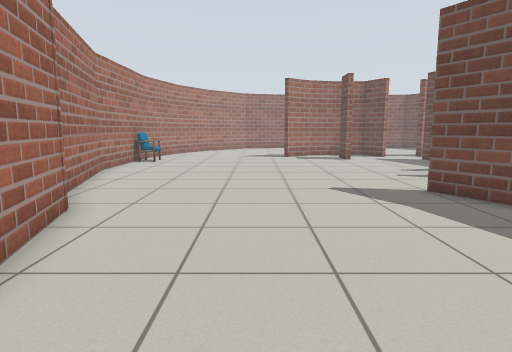
View 1 (above)

21 first-person views from a walk through a Gazebo world. The camera is 0.9 m above the floor, tilts 8° down and sees 75° across. The floor is counted in squares, 0.5 m on a side. Each view is taken from the middle of a square. On the plan, view 1 faces up. The plan holds only what a view shows up to about 17 squares ahead; the rest is blank. The place goes on beyond the plan.

View 2
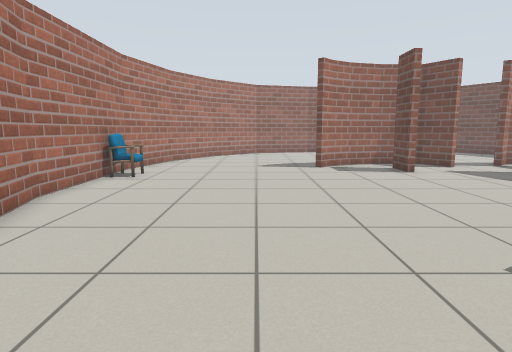

View 3
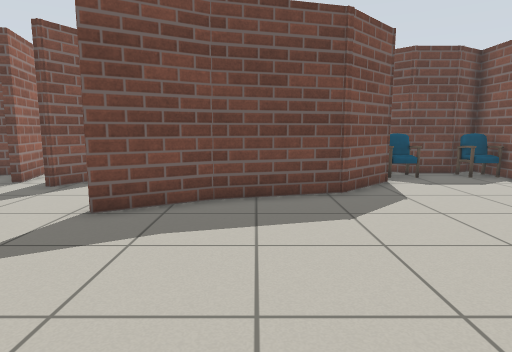

View 4
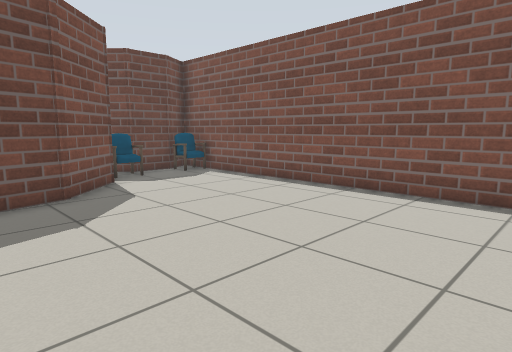

View 5
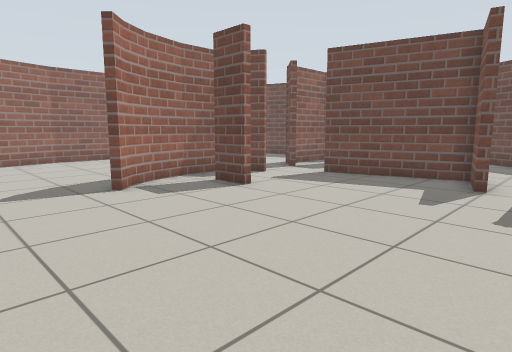

View 6
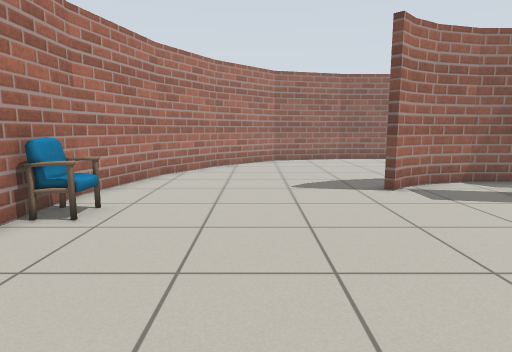

View 7
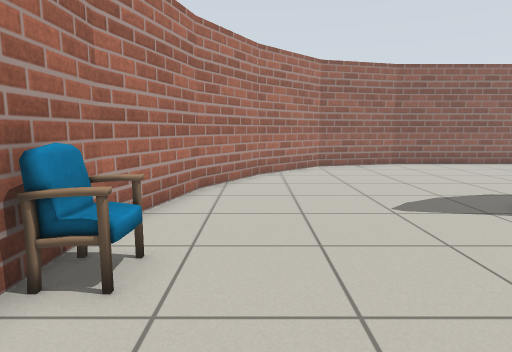

View 8
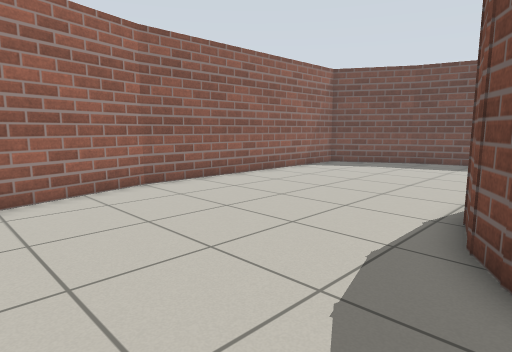

View 9
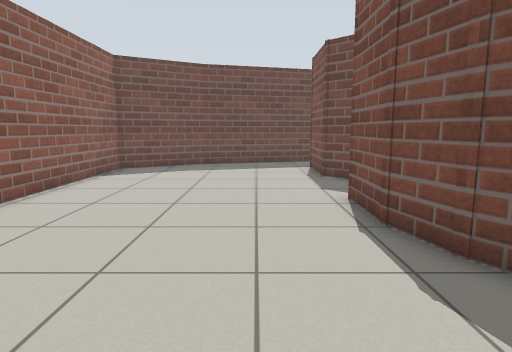

View 10
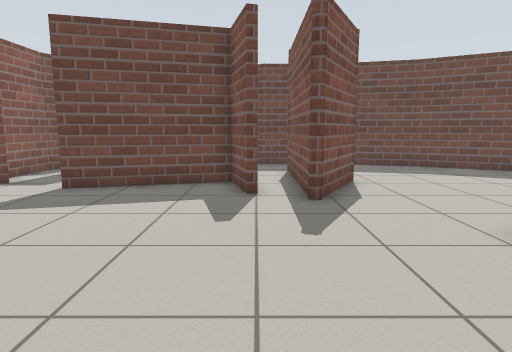

View 11
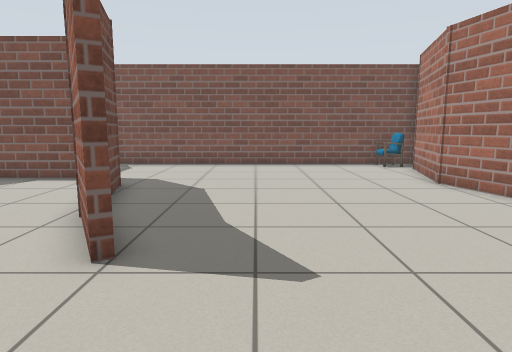

View 12
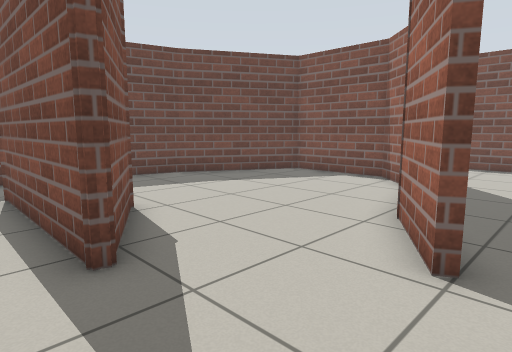

View 13
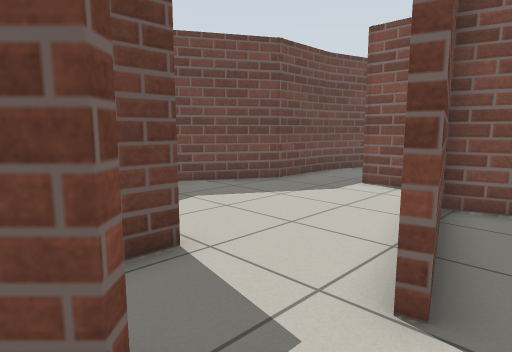

View 14
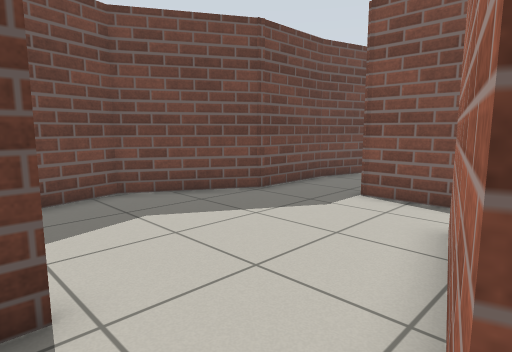

View 15
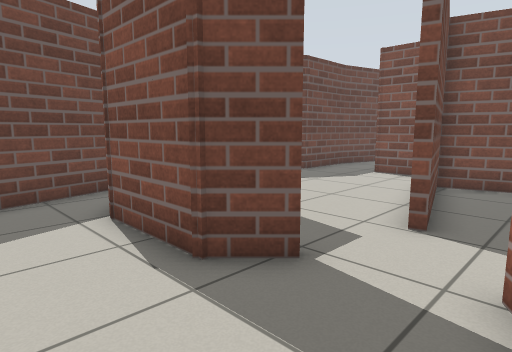

View 16
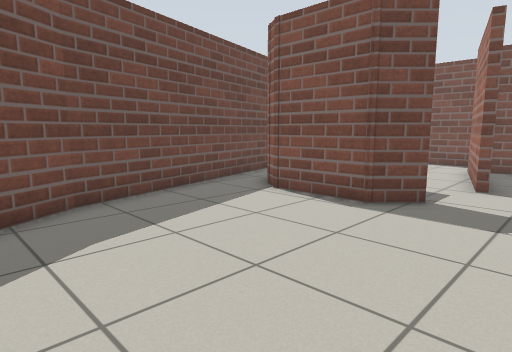

View 17
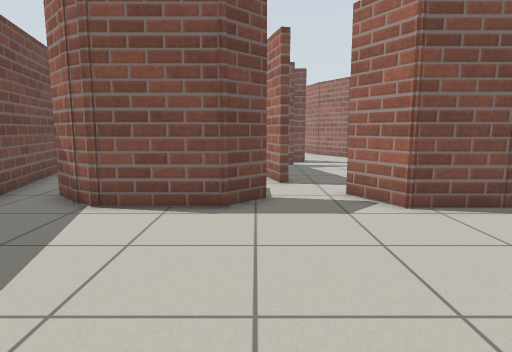

View 18
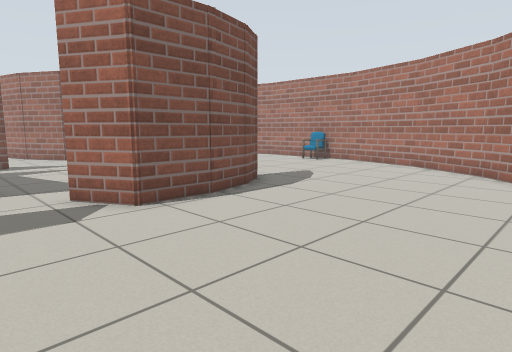

View 19
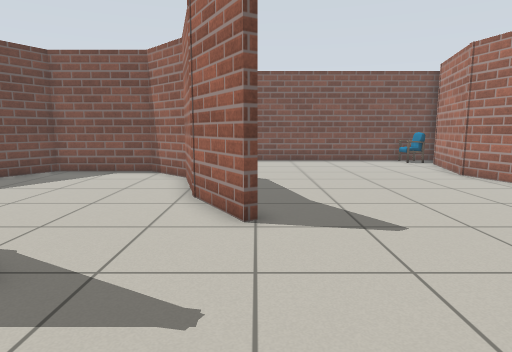

View 20
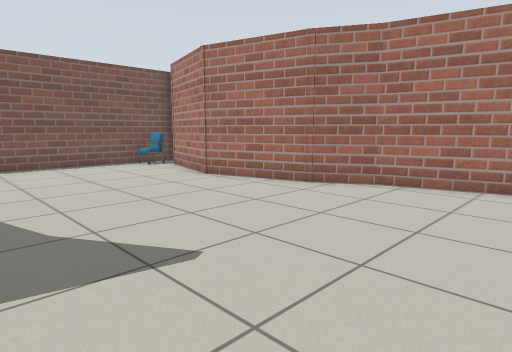

View 21
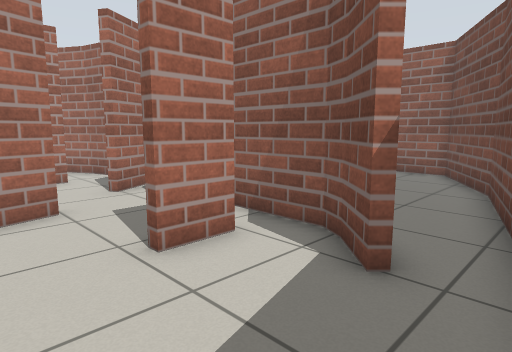

### Floor plan
Key: @ floor where view 1 was taken; # wall or solid block; x gap in a wall; . floor; C chair; T thing the floor can be seen under or through.
Columns run from 7 left of view 1 to 19 right of it. Each row starts with its distance up from view 1.
 32        ################
 31      ###..............#
 30     ##................##
 29    ##..................#
 28    #...................##
 27   ##....................#
 26  ##.....................#
 25  #......................#
 24  #..........###.........##
 23  #........######..####TT.#
 22 ##.......##....#....x..T.#
 21 #...........##......#....#
 20 #C..........##...........##
 19 #C...............#........#
 18 #C...............##.......#
 17 #.................#.......#
 16 #.................#......##
 15 #................##......#
 14 #...............###.....##
 13 ##..............######..#
 12  #..............######..#
 11  #...............##   ..#
 10  #......................#
  9  ##.........##..........#
  8   #..........#.........##
  7   ##.........##........#
  6    #..........#........#
  5    #..........#.......##
  4    ##.........##......#
  3     #..........##....##
  2    ##...........######
  1    #.............CC#
  0    #...@.........CC#
 -1    #...............#
 -2    CC............CC#
 -3   ################C#

Positions as (right, up) in squares from view 1, and headings:
1: (0, 0), facing up
2: (-1, 6), facing up
3: (-2, 6), facing right
4: (-2, 6), facing down-right
5: (-2, 12), facing up-right
6: (-2, 12), facing up
7: (-4, 15), facing up
8: (-2, 22), facing up-right
9: (-1, 26), facing right
10: (0, 14), facing right
11: (3, 14), facing down
12: (4, 14), facing down-right
13: (9, 23), facing down-right
14: (10, 21), facing down-right
15: (8, 26), facing down-right
16: (8, 31), facing down-right
17: (11, 31), facing down
18: (11, 31), facing down-left
19: (5, 16), facing down
20: (5, 14), facing down-left
21: (18, 18), facing up-left
